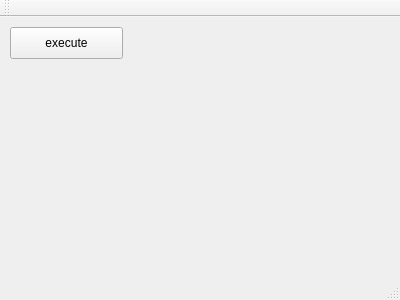
<?xml version="1.0" encoding="UTF-8"?>
<ui version="4.0">
 <class>MainWindow</class>
 <widget class="QMainWindow" name="MainWindow">
  <property name="geometry">
   <rect>
    <x>0</x>
    <y>0</y>
    <width>400</width>
    <height>300</height>
   </rect>
  </property>
  <property name="windowTitle">
   <string>MainWindow</string>
  </property>
  <widget class="QWidget" name="centralWidget">
   <widget class="QPushButton" name="execute">
    <property name="geometry">
     <rect>
      <x>10</x>
      <y>10</y>
      <width>113</width>
      <height>32</height>
     </rect>
    </property>
    <property name="text">
     <string>execute</string>
    </property>
   </widget>
  </widget>
  <widget class="QMenuBar" name="menuBar">
   <property name="geometry">
    <rect>
     <x>0</x>
     <y>0</y>
     <width>400</width>
     <height>22</height>
    </rect>
   </property>
  </widget>
  <widget class="QToolBar" name="mainToolBar">
   <attribute name="toolBarArea">
    <enum>TopToolBarArea</enum>
   </attribute>
   <attribute name="toolBarBreak">
    <bool>false</bool>
   </attribute>
  </widget>
  <widget class="QStatusBar" name="statusBar"/>
 </widget>
 <layoutdefault spacing="6" margin="11"/>
 <resources/>
 <connections/>
</ui>
